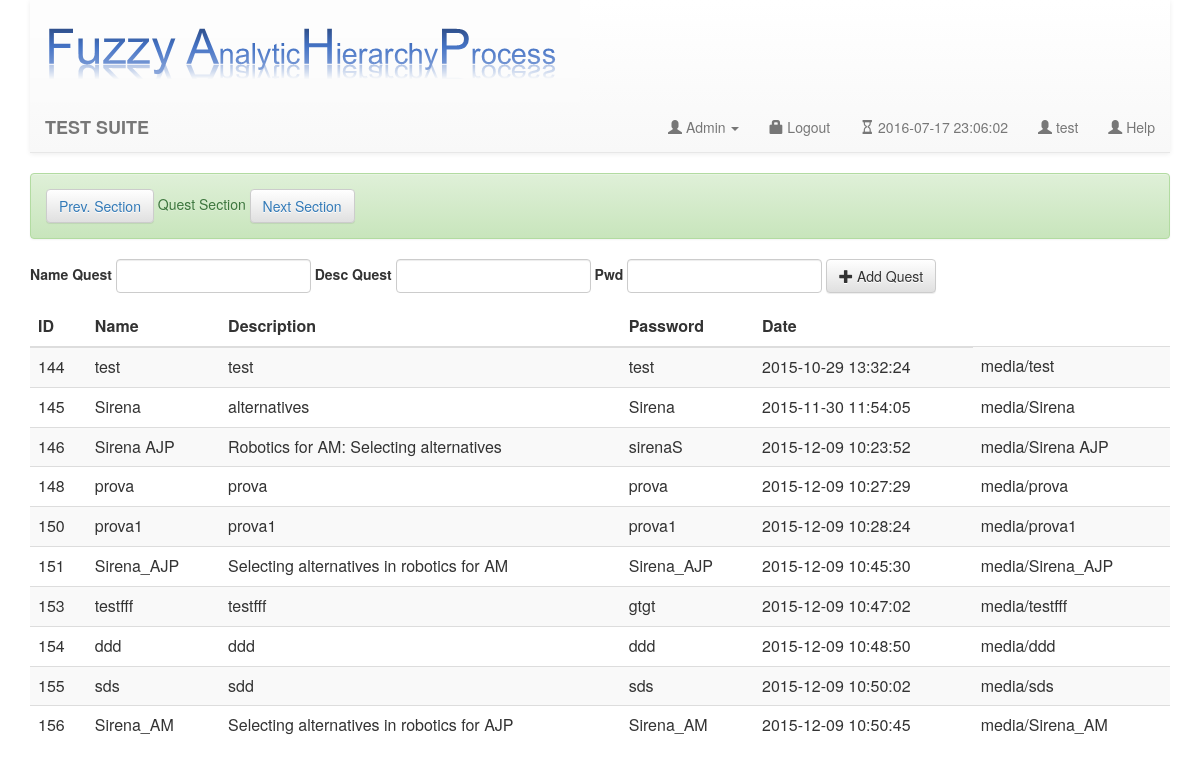
Page /WebApplication/insertQuestionnarie.php (signed in) on the committed database.
### tables this page shows
CREATE TABLE IF NOT EXISTS `questionnaire` (
  `id` int(11) NOT NULL,
  `name` char(20) NOT NULL,
  `description` text NOT NULL,
  `date` datetime NOT NULL,
  `complete` bit(1) NOT NULL,
  `dir` char(20) NOT NULL,
  `password` char(30) NOT NULL
);

### WebApplication/getDataFromDataBase.php (called while the page is built, shortened)
<?php
function getAllQuest($conn) {
	$questArray = array ();
	$query = "SELECT * FROM questionnaire";
	$result = $conn->query ( $query );
	if ($result->num_rows > 0) {
		while ( $row = $result->fetch_assoc () ) {
			$objQuest = new Quest ();
			$objQuest->id = $row ['id'];
			$objQuest->name = $row ['name'];
			$objQuest->description = $row ['description'];
			$objQuest->password = $row ['password'];
			$objQuest->date = $row ['date'];
			$objQuest->dir = $row ['dir'];
			array_push ( $questArray, $objQuest );
		}
	} else {
	}
	return $questArray;
}
?>

### WebApplication/insertQuestionnarie.php (the view, shortened to what this page needs)
<?php
	if ($_SESSION['enableAdmin']){
	    include "connection.php";
		include "getDataFromDataBase.php";
		if(!isset($descQuest))
			$descQuest = '';
		if(!isset($nameQuest))
			$nameQuest = '';
}
?>
<html lang="en">
  <body>
	<div class="container">
	  <?php
	  include 'staticNavBar.php'; ?>
	<div class="alert alert-success">
	<button type="submit"  name="" class="btn btn-default">
		<a href="mainAdmin.php"> Prev. Section </a>
	</button>
		Quest Section
	<button type="submit"  name="" class="btn btn-default">
		<a href="insertAlternativeAndCriteria.php"> Next Section </a>
	</button>
	</div>
		<form class="form-inline " id = "quest_form" method="post" action="<?php $_PHP_SELF ?>">
			<div class="form-group">
					<label for="nameQuestInput">Name Quest</label>
					<input type="text" name="nameQuest" value="<?php echo $nameQuest;?>" class="form-control" id="nameQuestInput" placeholder="" required="required"/>
			</div>
			<div class="form-group">
				<label for="descQuestInput">Desc Quest</label>
				<input type="text" name="descQuest"  value="<?php echo $descQuest;?>" class="form-control" id="descQuestInput" required="required" placeholder=""/>
			</div>
			<div class="form-group">
				<label for="passwordId">Pwd</label>
				<input type="text" name="password"  class="form-control" id="passwordId" required="required" placeholder=""/>
			</div>
			<button type="submit" name="add_quest" class="btn btn-default">
			 <span class="glyphicon glyphicon-plus" aria-hidden="true"></span>
				Add Quest
			</button>
		</form>
		<div class="table-responsive">
			<?php
				echo "<table class='table table-striped'>
					  <thead>
						<tr>
							 <th>ID</th>
							 <th>Name</th>
							 <th>Description</th>
							 <th>Password</th>
							 <th>Date</th>
						</tr>
					  </thead>";
				$queryQuest = getAllQuest($conn);
				foreach ($queryQuest as $q){
					echo "<tr><td>" . $q->id. "</td>
							 	  <td>" . $q -> name. " </td>
								  <td>" . $q -> description. "</td>
								  <td>" . $q -> password. "</td>
								  <td>" .$q -> date. "</td>
								  <td>" . $q -> dir. " </td></tr>";
				}
				echo "</table>";
			?>
			</div>
	</div>
 </body>
 </html>

### rows in the picture
questionnaire: id "144", name "test", description "test", password "test", date "2015-10-29 13:32:24", dir "media/test"
questionnaire: id "145", name "Sirena", description "alternatives", password "Sirena", date "2015-11-30 11:54:05", dir "media/Sirena"
questionnaire: id "146", name "Sirena AJP", description "Robotics for AM: Selecting alternatives", password "sirenaS", date "2015-12-09 10:23:52", dir "media/Sirena AJP"
questionnaire: id "148", name "prova", description "prova", password "prova", date "2015-12-09 10:27:29", dir "media/prova"
questionnaire: id "150", name "prova1", description "prova1", password "prova1", date "2015-12-09 10:28:24", dir "media/prova1"
questionnaire: id "151", name "Sirena_AJP", description "Selecting alternatives in robotics for AM", password "Sirena_AJP", date "2015-12-09 10:45:30", dir "media/Sirena_AJP"
questionnaire: id "153", name "testfff", description "testfff", password "gtgt", date "2015-12-09 10:47:02", dir "media/testfff"
questionnaire: id "154", name "ddd", description "ddd", password "ddd", date "2015-12-09 10:48:50", dir "media/ddd"
questionnaire: id "155", name "sds", description "sdd", password "sds", date "2015-12-09 10:50:02", dir "media/sds"
questionnaire: id "156", name "Sirena_AM", description "Selecting alternatives in robotics for AJP", password "Sirena_AM", date "2015-12-09 10:50:45", dir "media/Sirena_AM"

### other values in the picture
$_SESSION['yourname_session'] "test"
